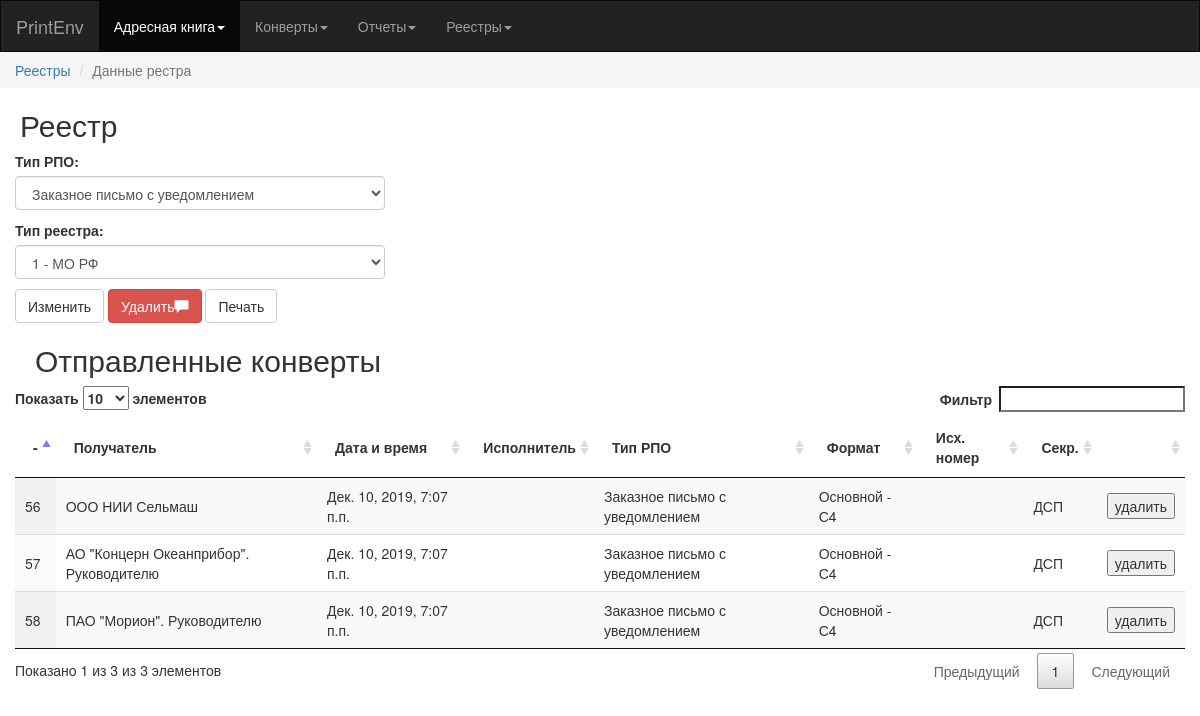
The app's page /registry/24/ with its own data.
### recepientsapp/models.py (models this page shows, shortened)
class SentEnvelop(models.Model):
	recipient = models.ForeignKey('Recepient', verbose_name='Получатель')
	date = models.DateTimeField('Дата и время создания', auto_now=True)
	username = models.CharField('Исполнитель', max_length=1, blank=True)
	rpo_type = models.ForeignKey('RPOType', null=True, verbose_name='Вид РПО')
	secret_type = models.ForeignKey('recepientsapp.SecretType', null=True, verbose_name='Тип секретности')
	envelop_format = models.ForeignKey('recepientsapp.Envelop', null=True, verbose_name='Формат конверта')
	outer_num = models.CharField('Исходящий номер', max_length=100, blank=True)
	registry_type = models.ForeignKey('recepientsapp.RegistryType', verbose_name='Тип реестра')
	registry = models.ForeignKey('recepientsapp.Registry', on_delete=models.SET_NULL, null=True, blank=True)
	class Meta:
		ordering = ['-pk']
		verbose_name = 'Отправленое'
		verbose_name_plural = 'Отправленные'

class Recepient(models.Model):
	title = models.CharField('Наименование адресата', max_length=100)
	pub_date = models.DateField('Дата публикации', auto_now_add=True)
	address = models.CharField('Адрес', max_length=100)
	region = models.CharField('Регион(область)', max_length=100)
	city = models.CharField('Регион(область)', max_length=100)
	postcode = models.CharField('Индекс', max_length=6, validators=[MinLengthValidator(6)], null=True)
	sender = models.BooleanField('Признак отправителя', default=False)
	class Meta:
		ordering = ['title']
		verbose_name = 'Получатель'
		verbose_name_plural = 'Получатели'
	def __str__(self):
		return self.title

class RPOType(models.Model):
	name = models.CharField('Название РПО', max_length=50)
	short_name = models.CharField('Краткое название', max_length=25)
	class Meta:
		ordering = ['name']
		verbose_name = 'Вид РПО'
		verbose_name_plural = 'Виды РПО'
	def __str__(self):
		return self.name

class Envelop(models.Model):
	env_title = models.CharField('Название конверта', max_length=30)
	envelop_format = models.ForeignKey(EnvelopFormat)
	envelop_template = models.FileField('Шаблон конверта')
	class Meta:
		ordering = ['-pk']
		verbose_name = 'Конверт'
		verbose_name_plural = 'Конверты'
	def __str__(self):
		return self.env_title

class SecretType(models.Model):
	short_name = models.CharField('Сокращенное название', max_length=15)
	name = models.CharField('Отображаемое название', max_length=30, blank=True)
	visible = models.BooleanField('Видимость', default=True)
	class Meta:
		ordering = ['short_name']
		verbose_name = 'Тип секретности'
		verbose_name_plural = 'Типы секретности'

### recepientsapp/views.py (the view)
# urls.py: url(r'registry/(?P<registry_pk>\d+)/$', views.registry_detail, name='registry_detail'),
def registry_detail(request, registry_pk=None):
	if request.method == 'POST':
		form = RegistryForm(request.POST)
		if form.is_valid():
			cld = form.cleaned_data
			registry = Registry.objects.get(pk=registry_pk)
			registry.type = cld['type']
			registry.rpo_type = cld['rpo_type']
			registry.save()
			return redirect('recepientsapp:registry_list')
	else:
		registry = Registry.objects.get(pk=registry_pk)
		form = RegistryForm(instance=registry)
		registry_template_form = RegistryTemplateForm({'registry': registry_pk})
		sent_envelops_list = SentEnvelop.objects.filter(registry=registry)
		return render(request, 'registry_detail.html', {
			'form': form,
			'registry_template_form': registry_template_form,
			'registry': registry,
			'sent_envelops_list': sent_envelops_list,
		})

### recepientsapp/forms.py
class RegistryForm(ModelForm):
    class Meta:
        model = Registry
        fields = ['rpo_type', 'type']
        widgets = {
            'type': forms.Select(attrs={'class': 'form-control'}),
            'rpo_type': forms.Select(attrs={'class': 'form-control'}),
        }

class RegistryTemplateForm(forms.Form):
    registry = forms.CharField(
        widget=forms.TextInput(attrs={'class': 'special', 'hidden': 'true'}), label='', required=False)

### recepientsapp/models.py (called while the page is built)
	def __str__(self):
		return self.title

### recepientsapp/templates/registry_detail.html (shortened to what this page needs)
{% extends 'base_template.html' %}
{% load static %}
{%block head%}
<link rel="stylesheet" type="text/css" href={% static "recepients/css/jquery.dataTables.min.css"%}>
{%endblock%}
{%block navimenu%}
<li><a href="">Реестры</a></li>
<li class="active">Данные рестра</li>
{%endblock%}
{% block header %}
    <h2 style="margin-left: 20px;"> Реестр </h2>
{% endblock%}
{%block body%}
    <div class="col-sm">
      <form class = "col-md-4" method="post">
        {{ form.as_p }}
        <button type="submit" class="btn btn-default" name="button">Изменить</button>
        <button type="button" class="btn btn-danger" data-toggle="modal" data-target="#delModal">Удалить<span class="glyphicon glyphicon-comment"></span></button>
          <button type="submit" class="btn btn-default" form="print_form">Печать</button>
      </form>
        <form class = "col-md-6" action="registry_print/" method="get" id="print_form">
        </form>
<div class = "col-md-12">
        <h2 style="margin-left: 20px;"> Отправленные конверты </h2>
    <table id="example" class="display" style="width:100;">
            <thead>
                <tr>
                    <th>-</th>
                    <th>Получатель</th>
                    <th>Дата и время</th>
                    <th>Исполнитель</th>
                    <th>Тип РПО</th>
                    <th>Формат</th>
                    <th>Исх. номер</th>
                    <th>Секр.</th>
                    <th></th>
                </tr>
            </thead>
            <tbody>
                  {% for envelop in sent_envelops_list %}
                <tr>
                    <td>{{ envelop.pk }}</td>
                    <td>{{ envelop.recipient }}</td>
                    <td>{{ envelop.date }}</td>
                    <td>{{ envelop.username }}</td>
                    <td>{{ envelop.rpo_type }}</td>
                    <td>{{ envelop.envelop_format}}</td>
                    <td>{{ envelop.outer_num }}</td>
                    <td>{{ envelop.secret_type.short_name }}</td>
                    <td>
                        <form action="{% url 'recepientsapp:drop_registry_envelop' envelop.pk registry.pk %}" method="post">
                            <button type="submit">удалить</button>
                        </form></td>
                </tr>
                  {% endfor %}
            </tbody>
        </table>
</div>
{%endblock%}

### records on screen
SentEnvelop: pk "58", recipient "ПАО \"Морион\". Руководителю", date "Дек. 10, 2019, 7:07 п.п.", rpo_type "Заказное письмо с уведомлением", envelop_format "Основной - С4", secret_type.short_name "ДСП"
SentEnvelop: pk "57", recipient "АО \"Концерн Океанприбор\". Руководителю", date "Дек. 10, 2019, 7:07 п.п.", rpo_type "Заказное письмо с уведомлением", envelop_format "Основной - С4", secret_type.short_name "ДСП"
SentEnvelop: pk "56", recipient "ООО НИИ Сельмаш", date "Дек. 10, 2019, 7:07 п.п.", rpo_type "Заказное письмо с уведомлением", envelop_format "Основной - С4", secret_type.short_name "ДСП"
